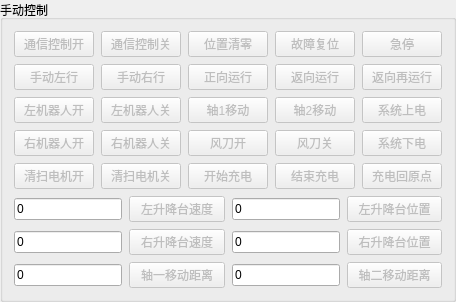
         <widget class="QGroupBox" name="groupBox">
          <property name="sizePolicy">
           <sizepolicy hsizetype="Preferred" vsizetype="Preferred">
            <horstretch>0</horstretch>
            <verstretch>0</verstretch>
           </sizepolicy>
          </property>
          <property name="title">
           <string>手动控制</string>
          </property>
          <layout class="QGridLayout" name="gridLayout_11">
           <property name="leftMargin">
            <number>11</number>
           </property>
           <property name="topMargin">
            <number>11</number>
           </property>
           <property name="rightMargin">
            <number>11</number>
           </property>
           <property name="bottomMargin">
            <number>11</number>
           </property>
           <property name="spacing">
            <number>7</number>
           </property>
           <item row="9" column="0" colspan="5">
            <layout class="QHBoxLayout" name="horizontalLayout_2">
             <item>
              <widget class="QLineEdit" name="is_RGV_Date_0">
               <property name="sizePolicy">
                <sizepolicy hsizetype="Preferred" vsizetype="Fixed">
                 <horstretch>0</horstretch>
                 <verstretch>0</verstretch>
                </sizepolicy>
               </property>
               <property name="text">
                <string>0</string>
               </property>
              </widget>
             </item>
             <item>
              <widget class="QPushButton" name="Date_0">
               <property name="enabled">
                <bool>false</bool>
               </property>
               <property name="sizePolicy">
                <sizepolicy hsizetype="Preferred" vsizetype="Fixed">
                 <horstretch>0</horstretch>
                 <verstretch>0</verstretch>
                </sizepolicy>
               </property>
               <property name="text">
                <string>左升降台速度</string>
               </property>
              </widget>
             </item>
             <item>
              <widget class="QLineEdit" name="is_RGV_Date_1">
               <property name="sizePolicy">
                <sizepolicy hsizetype="Preferred" vsizetype="Fixed">
                 <horstretch>0</horstretch>
                 <verstretch>0</verstretch>
                </sizepolicy>
               </property>
               <property name="text">
                <string>0</string>
               </property>
              </widget>
             </item>
             <item>
              <widget class="QPushButton" name="Date_1">
               <property name="enabled">
                <bool>false</bool>
               </property>
               <property name="sizePolicy">
                <sizepolicy hsizetype="Preferred" vsizetype="Fixed">
                 <horstretch>0</horstretch>
                 <verstretch>0</verstretch>
                </sizepolicy>
               </property>
               <property name="text">
                <string>左升降台位置</string>
               </property>
              </widget>
             </item>
            </layout>
           </item>
           <item row="8" column="0">
            <widget class="QPushButton" name="Fuction_21_Set">
             <property name="enabled">
              <bool>false</bool>
             </property>
             <property name="text">
              <string>清扫电机开</string>
             </property>
            </widget>
           </item>
           <item row="0" column="2">
            <widget class="QPushButton" name="Fuction_7">
             <property name="enabled">
              <bool>false</bool>
             </property>
             <property name="sizePolicy">
              <sizepolicy hsizetype="Preferred" vsizetype="Fixed">
               <horstretch>0</horstretch>
               <verstretch>0</verstretch>
              </sizepolicy>
             </property>
             <property name="text">
              <string>位置清零</string>
             </property>
             <property name="checkable">
              <bool>false</bool>
             </property>
            </widget>
           </item>
           <item row="0" column="3">
            <widget class="QPushButton" name="Fuction_8">
             <property name="enabled">
              <bool>false</bool>
             </property>
             <property name="sizePolicy">
              <sizepolicy hsizetype="Preferred" vsizetype="Fixed">
               <horstretch>0</horstretch>
               <verstretch>0</verstretch>
              </sizepolicy>
             </property>
             <property name="text">
              <string>故障复位</string>
             </property>
            </widget>
           </item>
           <item row="0" column="0">
            <widget class="QPushButton" name="Fuction_0_Set">
             <property name="enabled">
              <bool>false</bool>
             </property>
             <property name="sizePolicy">
              <sizepolicy hsizetype="Preferred" vsizetype="Fixed">
               <horstretch>0</horstretch>
               <verstretch>0</verstretch>
              </sizepolicy>
             </property>
             <property name="text">
              <string>通信控制开</string>
             </property>
            </widget>
           </item>
           <item row="3" column="0">
            <widget class="QPushButton" name="Fuction_15">
             <property name="enabled">
              <bool>false</bool>
             </property>
             <property name="sizePolicy">
              <sizepolicy hsizetype="Preferred" vsizetype="Fixed">
               <horstretch>0</horstretch>
               <verstretch>0</verstretch>
              </sizepolicy>
             </property>
             <property name="text">
              <string>左机器人开</string>
             </property>
             <property name="checkable">
              <bool>false</bool>
             </property>
            </widget>
           </item>
           <item row="11" column="0" colspan="5">
            <layout class="QHBoxLayout" name="horizontalLayout_15">
             <item>
              <widget class="QLineEdit" name="is_RGV_Date_4">
               <property name="sizePolicy">
                <sizepolicy hsizetype="Preferred" vsizetype="Fixed">
                 <horstretch>0</horstretch>
                 <verstretch>0</verstretch>
                </sizepolicy>
               </property>
               <property name="text">
                <string>0</string>
               </property>
              </widget>
             </item>
             <item>
              <widget class="QPushButton" name="Date_4">
               <property name="enabled">
                <bool>false</bool>
               </property>
               <property name="sizePolicy">
                <sizepolicy hsizetype="Preferred" vsizetype="Fixed">
                 <horstretch>0</horstretch>
                 <verstretch>0</verstretch>
                </sizepolicy>
               </property>
               <property name="text">
                <string>轴一移动距离</string>
               </property>
               <property name="checkable">
                <bool>false</bool>
               </property>
              </widget>
             </item>
             <item>
              <widget class="QLineEdit" name="is_RGV_Date_5">
               <property name="sizePolicy">
                <sizepolicy hsizetype="Preferred" vsizetype="Fixed">
                 <horstretch>0</horstretch>
                 <verstretch>0</verstretch>
                </sizepolicy>
               </property>
               <property name="text">
                <string>0</string>
               </property>
              </widget>
             </item>
             <item>
              <widget class="QPushButton" name="Date_5">
               <property name="enabled">
                <bool>false</bool>
               </property>
               <property name="sizePolicy">
                <sizepolicy hsizetype="Preferred" vsizetype="Fixed">
                 <horstretch>0</horstretch>
                 <verstretch>0</verstretch>
                </sizepolicy>
               </property>
               <property name="text">
                <string>轴二移动距离</string>
               </property>
               <property name="checkable">
                <bool>false</bool>
               </property>
              </widget>
             </item>
            </layout>
           </item>
           <item row="8" column="3">
            <widget class="QPushButton" name="Fuction_27">
             <property name="enabled">
              <bool>false</bool>
             </property>
             <property name="sizePolicy">
              <sizepolicy hsizetype="Preferred" vsizetype="Fixed">
               <horstretch>0</horstretch>
               <verstretch>0</verstretch>
              </sizepolicy>
             </property>
             <property name="text">
              <string>结束充电</string>
             </property>
            </widget>
           </item>
           <item row="5" column="1">
            <widget class="QPushButton" name="Fuction_18">
             <property name="enabled">
              <bool>false</bool>
             </property>
             <property name="sizePolicy">
              <sizepolicy hsizetype="Preferred" vsizetype="Fixed">
               <horstretch>0</horstretch>
               <verstretch>0</verstretch>
              </sizepolicy>
             </property>
             <property name="text">
              <string>右机器人关</string>
             </property>
             <property name="checkable">
              <bool>false</bool>
             </property>
            </widget>
           </item>
           <item row="3" column="2">
            <widget class="QPushButton" name="Fuction_24">
             <property name="enabled">
              <bool>false</bool>
             </property>
             <property name="sizePolicy">
              <sizepolicy hsizetype="Preferred" vsizetype="Fixed">
               <horstretch>0</horstretch>
               <verstretch>0</verstretch>
              </sizepolicy>
             </property>
             <property name="text">
              <string>轴1移动</string>
             </property>
            </widget>
           </item>
           <item row="3" column="3">
            <widget class="QPushButton" name="Fuction_25">
             <property name="enabled">
              <bool>false</bool>
             </property>
             <property name="sizePolicy">
              <sizepolicy hsizetype="Preferred" vsizetype="Fixed">
               <horstretch>0</horstretch>
               <verstretch>0</verstretch>
              </sizepolicy>
             </property>
             <property name="text">
              <string>轴2移动</string>
             </property>
            </widget>
           </item>
           <item row="5" column="0">
            <widget class="QPushButton" name="Fuction_17">
             <property name="enabled">
              <bool>false</bool>
             </property>
             <property name="sizePolicy">
              <sizepolicy hsizetype="Preferred" vsizetype="Fixed">
               <horstretch>0</horstretch>
               <verstretch>0</verstretch>
              </sizepolicy>
             </property>
             <property name="text">
              <string>右机器人开</string>
             </property>
             <property name="checkable">
              <bool>false</bool>
             </property>
            </widget>
           </item>
           <item row="5" column="2">
            <widget class="QPushButton" name="Fuction_22_Set">
             <property name="enabled">
              <bool>false</bool>
             </property>
             <property name="text">
              <string>风刀开</string>
             </property>
            </widget>
           </item>
           <item row="0" column="4">
            <widget class="QPushButton" name="Fuction_14">
             <property name="enabled">
              <bool>false</bool>
             </property>
             <property name="sizePolicy">
              <sizepolicy hsizetype="Preferred" vsizetype="Fixed">
               <horstretch>0</horstretch>
               <verstretch>0</verstretch>
              </sizepolicy>
             </property>
             <property name="text">
              <string>急停</string>
             </property>
            </widget>
           </item>
           <item row="10" column="0" colspan="5">
            <layout class="QHBoxLayout" name="horizontalLayout_14">
             <item>
              <widget class="QLineEdit" name="is_RGV_Date_2">
               <property name="sizePolicy">
                <sizepolicy hsizetype="Preferred" vsizetype="Fixed">
                 <horstretch>0</horstretch>
                 <verstretch>0</verstretch>
                </sizepolicy>
               </property>
               <property name="text">
                <string>0</string>
               </property>
              </widget>
             </item>
             <item>
              <widget class="QPushButton" name="Date_2">
               <property name="enabled">
                <bool>false</bool>
               </property>
               <property name="text">
                <string>右升降台速度</string>
               </property>
              </widget>
             </item>
             <item>
              <widget class="QLineEdit" name="is_RGV_Date_3">
               <property name="sizePolicy">
                <sizepolicy hsizetype="Preferred" vsizetype="Fixed">
                 <horstretch>0</horstretch>
                 <verstretch>0</verstretch>
                </sizepolicy>
               </property>
               <property name="text">
                <string>0</string>
               </property>
              </widget>
             </item>
             <item>
              <widget class="QPushButton" name="Date_3">
               <property name="enabled">
                <bool>false</bool>
               </property>
               <property name="sizePolicy">
                <sizepolicy hsizetype="Preferred" vsizetype="Fixed">
                 <horstretch>0</horstretch>
                 <verstretch>0</verstretch>
                </sizepolicy>
               </property>
               <property name="text">
                <string>右升降台位置</string>
               </property>
               <property name="checkable">
                <bool>false</bool>
               </property>
              </widget>
             </item>
            </layout>
           </item>
           <item row="5" column="3">
            <widget class="QPushButton" name="Fuction_22_Reset">
             <property name="enabled">
              <bool>false</bool>
             </property>
             <property name="text">
              <string>风刀关</string>
             </property>
            </widget>
           </item>
           <item row="1" column="3">
            <widget class="QPushButton" name="Fuction_12">
             <property name="enabled">
              <bool>false</bool>
             </property>
             <property name="sizePolicy">
              <sizepolicy hsizetype="Preferred" vsizetype="Fixed">
               <horstretch>0</horstretch>
               <verstretch>0</verstretch>
              </sizepolicy>
             </property>
             <property name="text">
              <string>返向运行</string>
             </property>
            </widget>
           </item>
           <item row="0" column="1">
            <widget class="QPushButton" name="Fuction_0_Reset">
             <property name="enabled">
              <bool>false</bool>
             </property>
             <property name="text">
              <string>通信控制关</string>
             </property>
            </widget>
           </item>
           <item row="1" column="2">
            <widget class="QPushButton" name="Fuction_11">
             <property name="enabled">
              <bool>false</bool>
             </property>
             <property name="sizePolicy">
              <sizepolicy hsizetype="Preferred" vsizetype="Fixed">
               <horstretch>0</horstretch>
               <verstretch>0</verstretch>
              </sizepolicy>
             </property>
             <property name="text">
              <string>正向运行</string>
             </property>
             <property name="checkable">
              <bool>false</bool>
             </property>
            </widget>
           </item>
           <item row="8" column="2">
            <widget class="QPushButton" name="Fuction_26">
             <property name="enabled">
              <bool>false</bool>
             </property>
             <property name="sizePolicy">
              <sizepolicy hsizetype="Preferred" vsizetype="Fixed">
               <horstretch>0</horstretch>
               <verstretch>0</verstretch>
              </sizepolicy>
             </property>
             <property name="text">
              <string>开始充电</string>
             </property>
            </widget>
           </item>
           <item row="8" column="4">
            <widget class="QPushButton" name="Fuction_20">
             <property name="enabled">
              <bool>false</bool>
             </property>
             <property name="text">
              <string>充电回原点</string>
             </property>
            </widget>
           </item>
           <item row="8" column="1">
            <widget class="QPushButton" name="Fuction_21_Reset">
             <property name="enabled">
              <bool>false</bool>
             </property>
             <property name="text">
              <string>清扫电机关</string>
             </property>
            </widget>
           </item>
           <item row="1" column="4">
            <widget class="QPushButton" name="Fuction_13">
             <property name="enabled">
              <bool>false</bool>
             </property>
             <property name="sizePolicy">
              <sizepolicy hsizetype="Preferred" vsizetype="Fixed">
               <horstretch>0</horstretch>
               <verstretch>0</verstretch>
              </sizepolicy>
             </property>
             <property name="text">
              <string>返向再运行</string>
             </property>
             <property name="checkable">
              <bool>false</bool>
             </property>
            </widget>
           </item>
           <item row="3" column="1">
            <widget class="QPushButton" name="Fuction_16">
             <property name="enabled">
              <bool>false</bool>
             </property>
             <property name="sizePolicy">
              <sizepolicy hsizetype="Preferred" vsizetype="Fixed">
               <horstretch>0</horstretch>
               <verstretch>0</verstretch>
              </sizepolicy>
             </property>
             <property name="text">
              <string>左机器人关</string>
             </property>
             <property name="checkable">
              <bool>false</bool>
             </property>
            </widget>
           </item>
           <item row="1" column="0">
            <widget class="QPushButton" name="Fuction_9">
             <property name="enabled">
              <bool>false</bool>
             </property>
             <property name="sizePolicy">
              <sizepolicy hsizetype="Preferred" vsizetype="Fixed">
               <horstretch>0</horstretch>
               <verstretch>0</verstretch>
              </sizepolicy>
             </property>
             <property name="text">
              <string>手动左行</string>
             </property>
             <property name="checkable">
              <bool>false</bool>
             </property>
            </widget>
           </item>
           <item row="3" column="4">
            <widget class="QPushButton" name="Fuction_19_Set">
             <property name="enabled">
              <bool>false</bool>
             </property>
             <property name="sizePolicy">
              <sizepolicy hsizetype="Preferred" vsizetype="Fixed">
               <horstretch>0</horstretch>
               <verstretch>0</verstretch>
              </sizepolicy>
             </property>
             <property name="text">
              <string>系统上电</string>
             </property>
             <property name="checkable">
              <bool>false</bool>
             </property>
            </widget>
           </item>
           <item row="1" column="1">
            <widget class="QPushButton" name="Fuction_10">
             <property name="enabled">
              <bool>false</bool>
             </property>
             <property name="sizePolicy">
              <sizepolicy hsizetype="Preferred" vsizetype="Fixed">
               <horstretch>0</horstretch>
               <verstretch>0</verstretch>
              </sizepolicy>
             </property>
             <property name="text">
              <string>手动右行</string>
             </property>
            </widget>
           </item>
           <item row="5" column="4">
            <widget class="QPushButton" name="Fuction_19_Reset">
             <property name="enabled">
              <bool>false</bool>
             </property>
             <property name="text">
              <string>系统下电</string>
             </property>
            </widget>
           </item>
          </layout>
         </widget>
